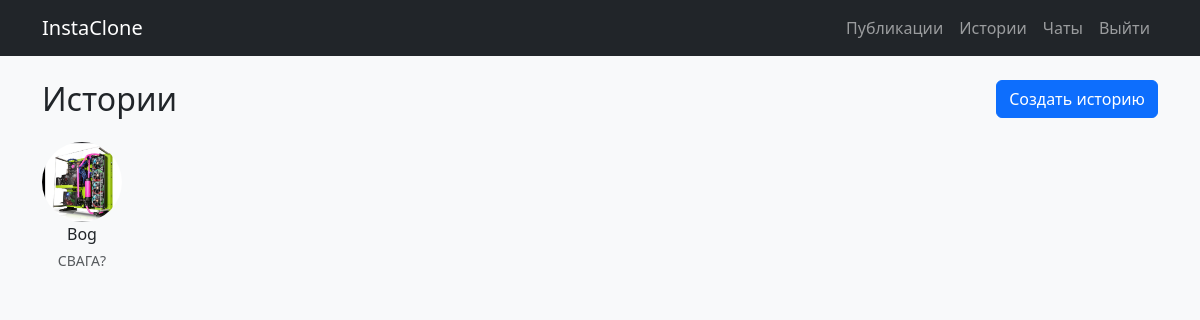
Page /stories/ (signed in) on the earlier database version.
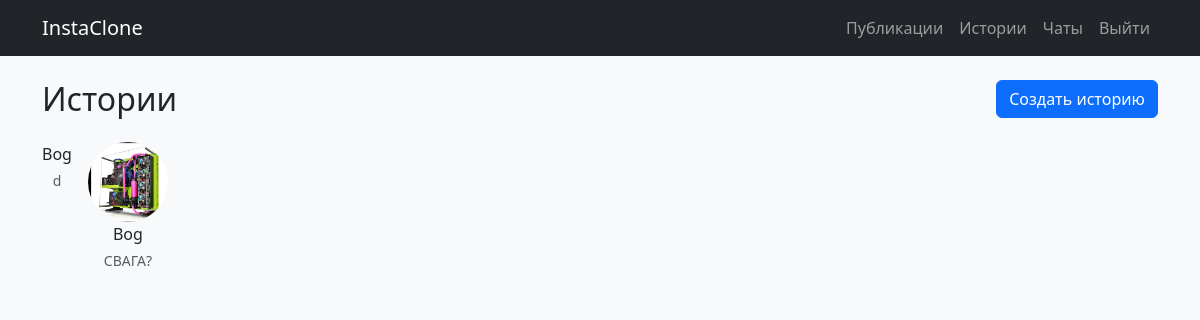
Same page on the later database version.
### stories/models.py (models this page shows, shortened)
class Story(models.Model):
    user = models.ForeignKey(settings.AUTH_USER_MODEL, on_delete=models.CASCADE)
    image = models.ImageField(upload_to="stories/", blank=True, null=True)
    text = models.TextField(blank=True, null=True)
    created_at = models.DateTimeField(auto_now_add=True)

### stories/views.py (the view)
# urls.py: path('', views.story_list, name='story_list'),
@login_required
def story_list(request):
    stories = Story.objects.all().order_by('-created_at')
    return render(request, 'stories/story_list.html', {'stories': stories})

### templates/stories/story_list.html
{% extends "base.html" %}
{% block content %}
<div class="d-flex justify-content-between align-items-center mb-4">
    <h2 class="mb-0">Истории</h2>
    {% if user.is_authenticated %}
        <a href="{% url 'story_create' %}" class="btn btn-primary">Создать историю</a>
    {% endif %}
</div>
<div class="d-flex gap-3 flex-wrap">
    {% for story in stories %}
        <div class="text-center">
            {% if story.image %}
                <img src="{{ story.image.url }}" class="rounded-circle" width="80" height="80">
            {% endif %}
            <p class="mb-1">{{ story.user.username }}</p>
            {% if story.text %}
                <small class="text-muted d-block">{{ story.text }}</small>
            {% endif %}
        </div>
    {% empty %}
        <p>Историй нет</p>
    {% endfor %}
</div>
{% endblock %}

### templates/base.html (shortened to what this page needs)
<!DOCTYPE html>
<html lang="en">
<head>
    <link rel="stylesheet" href="https://cdn.jsdelivr.net/npm/bootstrap@5.3.2/dist/css/bootstrap.min.css">
</head>
<body class="bg-light">
    <nav class="navbar navbar-expand-lg navbar-dark bg-dark mb-4">
        <div class="container">
            <a class="navbar-brand" href="/">InstaClone</a>
            <div class="collapse navbar-collapse">
                <ul class="navbar-nav ms-auto">
                    <li class="nav-item"><a class="nav-link" href="{% url 'posts_list' %}">Публикации</a></li>
                    <li class="nav-item"><a class="nav-link" href="{% url 'story_list' %}">Истории</a></li>
                    <li class="nav-item"><a class="nav-link" href="{% url 'chat_list' %}">Чаты</a></li>
                    {% if user.is_authenticated %}
                        <li class="nav-item"><a class="nav-link" href="{% url 'logout' %}">Выйти</a></li>
                    {% else %}
                        <li class="nav-item"><a class="nav-link" href="{% url 'login' %}">Войти</a></li>
                        <li class="nav-item"><a class="nav-link" href="{% url 'signup' %}">Регистрация</a></li>
                    {% endif %}
                </ul>
            </div>
        </div>
    </nav>
    <div class="container">
        {% block content %}
        {% endblock %}
    </div>
</body>
</html>

Differences in the rows shown:
added Story: user.username "Bog", text "d"
